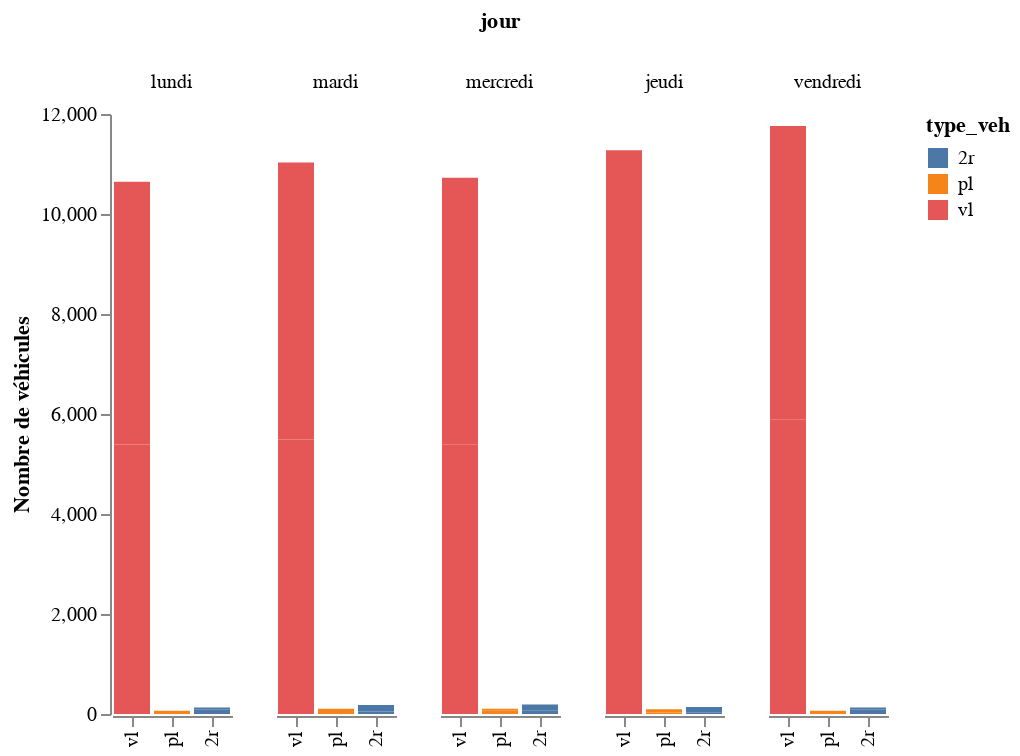

Notebook code cell kept with this figure:
### Code cell
#exemple d'appel de résultats
dicoHoraire['mjo']['nbJour']
dicoHoraire['mja']['nbJour']
dicoHoraire['mjo']['2sens']['graph']
dicoHoraire['samedi']['sens1']['donnees']
dicoJournalier['mja']['sens2']['graph']
dicoJournalier['mjo']['2sens']['graph']

### Figure 1 — Vega-Lite specification as saved in the notebook (floating-point values rounded to 4 significant figures)
{"config": {"view": {"continuousWidth": 400, "continuousHeight": 300, "stroke": "transparent"}}, "data": {"name": "data-ab9f3ef52383f3c0ee6892b619454235"}, "mark": "bar", "encoding": {"color": {"type": "nominal", "field": "type_veh"}, "column": {"type": "ordinal", "field": "jour", "sort": ["lundi", "mardi", "mercredi", "jeudi", "vendredi", "samedi", "dimanche"]}, "x": {"type": "nominal", "axis": {"title": ""}, "field": "type_veh", "sort": ["tv", "vl", "pl", "2r"]}, "y": {"type": "quantitative", "axis": {"grid": false, "title": "Nombre de véhicules"}, "field": "nbVeh"}}, "$schema": "https://vega.github.io/schema/vega-lite/v4.8.1.json", "datasets": {"data-ab9f3ef52383f3c0ee6892b619454235": [{"jour": "lundi", "type_veh": "2r", "sens": "sens1", "nbVeh": 97.0, "nbOcc": 1}, {"jour": "lundi", "type_veh": "2r", "sens": "sens2", "nbVeh": 33.0, "nbOcc": 1}, {"jour": "lundi", "type_veh": "pl", "sens": "sens1", "nbVeh": 22.0, "nbOcc": 1}, {"jour": "lundi", "type_veh": "pl", "sens": "sens2", "nbVeh": 43.0, "nbOcc": 1}, {"jour": "lundi", "type_veh": "vl", "sens": "sens1", "nbVeh": 5391.0, "nbOcc": 1}, {"jour": "lundi", "type_veh": "vl", "sens": "sens2", "nbVeh": 5253.0, "nbOcc": 1}, {"jour": "mardi", "type_veh": "vl", "sens": "sens2", "nbVeh": 5490.0, "nbOcc": 2}, {"jour": "mardi", "type_veh": "vl", "sens": "sens1", "nbVeh": 5540.0, "nbOcc": 2}, {"jour": "mardi", "type_veh": "2r", "sens": "sens2", "nbVeh": 48.0, "nbOcc": 2}, {"jour": "mardi", "type_veh": "pl", "sens": "sens1", "nbVeh": 38.5, "nbOcc": 2}, {"jour": "mardi", "type_veh": "2r", "sens": "sens1", "nbVeh": 132.0, "nbOcc": 2}, {"jour": "mardi", "type_veh": "pl", "sens": "sens2", "nbVeh": 65.0, "nbOcc": 2}, {"jour": "mercredi", "type_veh": "vl", "sens": "sens2", "nbVeh": 5387.0, "nbOcc": 1}, {"jour": "mercredi", "type_veh": "vl", "sens": "sens1", "nbVeh": 5338.0, "nbOcc": 1}, {"jour": "mercredi", "type_veh": "pl", "sens": "sens2", "nbVeh": 75.0, "nbOcc": 1}, {"jour": "mercredi", "type_veh": "pl", "sens": "sens1", "nbVeh": 31.0, "nbOcc": 1}, {"jour": "mercredi", "type_veh": "2r", "sens": "sens2", "nbVeh": 66.0, "nbOcc": 1}, {"jour": "mercredi", "type_veh": "2r", "sens": "sens1", "nbVeh": 122.0, "nbOcc": 1}, {"jour": "jeudi", "type_veh": "vl", "sens": "sens2", "nbVeh": 5501.0, "nbOcc": 1}, {"jour": "jeudi", "type_veh": "vl", "sens": "sens1", "nbVeh": 5775.0, "nbOcc": 1}, {"jour": "jeudi", "type_veh": "pl", "sens": "sens1", "nbVeh": 31.0, "nbOcc": 1}, {"jour": "jeudi", "type_veh": "2r", "sens": "sens2", "nbVeh": 37.0, "nbOcc": 1}, {"jour": "jeudi", "type_veh": "2r", "sens": "sens1", "nbVeh": 102.0, "nbOcc": 1}, {"jour": "jeudi", "type_veh": "pl", "sens": "sens2", "nbVeh": 65.0, "nbOcc": 1}, {"jour": "vendredi", "type_veh": "vl", "sens": "sens1", "nbVeh": 5883.0, "nbOcc": 1}, {"jour": "vendredi", "type_veh": "2r", "sens": "sens1", "nbVeh": 95.0, "nbOcc": 1}, {"jour": "vendredi", "type_veh": "2r", "sens": "sens2", "nbVeh": 36.0, "nbOcc": 1}, {"jour": "vendredi", "type_veh": "pl", "sens": "sens1", "nbVeh": 18.0, "nbOcc": 1}, {"jour": "vendredi", "type_veh": "pl", "sens": "sens2", "nbVeh": 45.0, "nbOcc": 1}, {"jour": "vendredi", "type_veh": "vl", "sens": "sens2", "nbVeh": 5875.0, "nbOcc": 1}]}}
